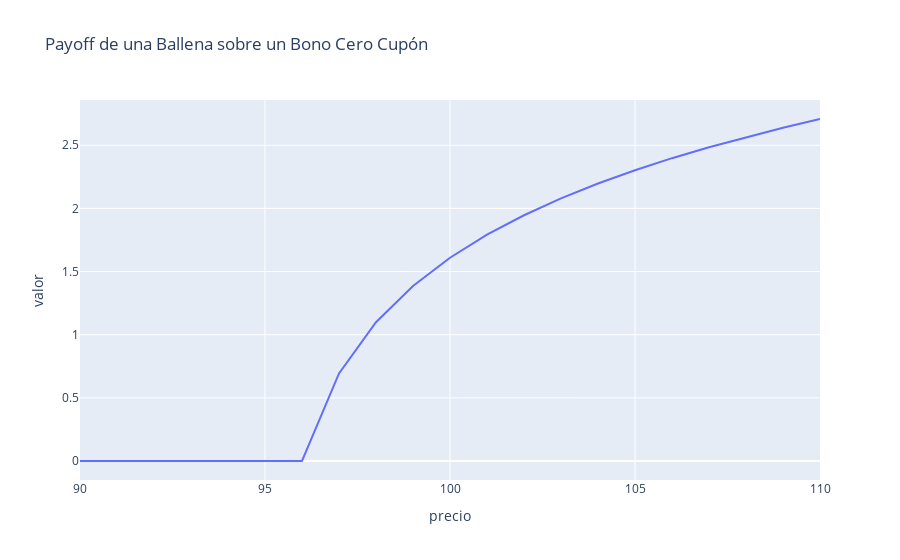

The cell this chart's notebook holds for it:
### Code cell
fig = px.line(
    df_ballena,
    x='precio',
    y='valor',
    title=f'Payoff de una Ballena sobre un Bono Cero Cupón'
)
fig.show()

### Figure 1 — Plotly figure (JSON) as saved in the notebook; plotly's stock layout.template omitted (floating-point values rounded to 4 significant figures)
{"data": [{"hovertemplate": "precio=%{x}<br>valor=%{y}<extra></extra>", "legendgroup": "", "line": {"color": "#636efa", "dash": "solid"}, "mode": "lines", "name": "", "orientation": "v", "showlegend": false, "type": "scatter", "x": [90, 91, 92, 93, 94, 95, 96, 97, 98, 99, 100, 101, 102, 103, 104, 105, 106, 107, 108, 109, 110], "xaxis": "x", "y": [0.0001, 0.0001, 0.0001, 0.0001, 0.0001, 0.0001, 0.0001, 0.6931, 1.099, 1.386, 1.609, 1.792, 1.946, 2.079, 2.197, 2.303, 2.398, 2.485, 2.565, 2.639, 2.708], "yaxis": "y"}], "layout": {"legend": {"tracegroupgap": 0}, "title": {"text": "Payoff de una Ballena sobre un Bono Cero Cupón"}, "xaxis": {"anchor": "y", "domain": [0, 1], "title": {"text": "precio"}}, "yaxis": {"anchor": "x", "domain": [0, 1], "title": {"text": "valor"}}}}
